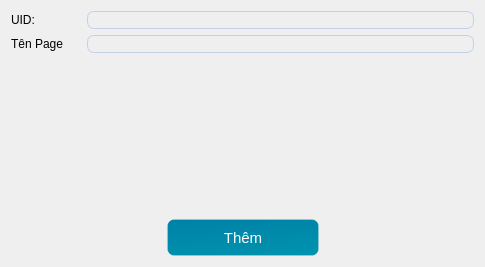
<?xml version="1.0" encoding="UTF-8"?>
<ui version="4.0">
 <class>PageAdd</class>
 <widget class="QWidget" name="PageAdd">
  <property name="geometry">
   <rect>
    <x>0</x>
    <y>0</y>
    <width>485</width>
    <height>267</height>
   </rect>
  </property>
  <property name="windowTitle">
   <string>Thêm Page</string>
  </property>
  <property name="styleSheet">
   <string notr="true">* {
	font: 11pt &quot;Segoe UI&quot;;
}
QTextEdit {
	background-color: transparent;
	border: 1px solid rgba(192, 209, 231, 1);
	border-radius: 7px;
	color: black;
	border-bottom-right-radius: 7px; 
	border-bottom-left-radius: 7px; 
}
QLineEdit {
	background-color: transparent;
	border: 1px solid rgba(192, 209, 231, 1);
	border-radius: 7px;
	color: black;
	border-bottom-right-radius: 7px; 
	border-bottom-left-radius: 7px; 
}
QComboBox {
	background-color: transparent;
	border: 1px solid rgba(192, 209, 231, 1);
	border-radius: 7px;
	color: black;
	border-bottom-right-radius: 7px; 
	border-bottom-left-radius: 7px; 
}
QPushButton{
	 color: rgb(255, 255, 255);
     background-color: rgba(74, 38, 171, 1);
     border: 1px solid rgba(255,255,255,40);
     border-radius:7px;
width: 230;
height: 50;
}
QPushButton:hover{
background-color: rgba(74, 38, 171, 1);
}
QPushButton:pressed{
background-color:rgba(227, 80, 168, 1)
}</string>
  </property>
  <layout class="QVBoxLayout" name="verticalLayout_3">
   <item>
    <layout class="QHBoxLayout" name="horizontalLayout">
     <item>
      <widget class="QLabel" name="label">
       <property name="minimumSize">
        <size>
         <width>70</width>
         <height>0</height>
        </size>
       </property>
       <property name="maximumSize">
        <size>
         <width>150</width>
         <height>16777215</height>
        </size>
       </property>
       <property name="text">
        <string>UID:</string>
       </property>
      </widget>
     </item>
     <item>
      <widget class="QLineEdit" name="uid"/>
     </item>
    </layout>
   </item>
   <item>
    <layout class="QHBoxLayout" name="horizontalLayout_2">
     <item>
      <widget class="QLabel" name="label_2">
       <property name="minimumSize">
        <size>
         <width>70</width>
         <height>0</height>
        </size>
       </property>
       <property name="maximumSize">
        <size>
         <width>150</width>
         <height>16777215</height>
        </size>
       </property>
       <property name="text">
        <string>Tên Page</string>
       </property>
      </widget>
     </item>
     <item>
      <widget class="QLineEdit" name="page_name"/>
     </item>
    </layout>
   </item>
   <item>
    <layout class="QVBoxLayout" name="verticalLayout"/>
   </item>
   <item>
    <layout class="QVBoxLayout" name="verticalLayout_2"/>
   </item>
   <item>
    <spacer name="verticalSpacer">
     <property name="orientation">
      <enum>Qt::Vertical</enum>
     </property>
     <property name="sizeHint" stdset="0">
      <size>
       <width>14</width>
       <height>1</height>
      </size>
     </property>
    </spacer>
   </item>
   <item>
    <widget class="QLabel" name="lb_show_msg">
     <property name="text">
      <string/>
     </property>
    </widget>
   </item>
   <item>
    <layout class="QHBoxLayout" name="horizontalLayout_3">
     <item>
      <spacer name="horizontalSpacer">
       <property name="orientation">
        <enum>Qt::Horizontal</enum>
       </property>
       <property name="sizeHint" stdset="0">
        <size>
         <width>40</width>
         <height>20</height>
        </size>
       </property>
      </spacer>
     </item>
     <item>
      <widget class="QPushButton" name="btn_save">
       <property name="sizePolicy">
        <sizepolicy hsizetype="Minimum" vsizetype="Fixed">
         <horstretch>0</horstretch>
         <verstretch>0</verstretch>
        </sizepolicy>
       </property>
       <property name="minimumSize">
        <size>
         <width>0</width>
         <height>0</height>
        </size>
       </property>
       <property name="maximumSize">
        <size>
         <width>16777215</width>
         <height>16777215</height>
        </size>
       </property>
       <property name="font">
        <font>
         <family>Segoe UI</family>
         <pointsize>11</pointsize>
         <italic>false</italic>
         <bold>false</bold>
        </font>
       </property>
       <property name="layoutDirection">
        <enum>Qt::LeftToRight</enum>
       </property>
       <property name="autoFillBackground">
        <bool>false</bool>
       </property>
       <property name="styleSheet">
        <string notr="true">QPushButton{
	 color: rgb(255, 255, 255);
     background-color: qlineargradient(spread:pad, x1:0 y1:0, x2:1, y2:3, stop:0 #0081A7, stop:1 #00AFB9);
     border: 1px solid rgba(255,255,255,40);
     border-radius:7px;
width: 150;
height: 35;
}
QPushButton:hover{
background-color: #0081A7
}
QPushButton:pressed{
background-color: #00AFB9
}</string>
       </property>
       <property name="text">
        <string>Thêm</string>
       </property>
       <property name="icon">
        <iconset resource="../../icon.qrc">
         <normaloff>:/new/views/icon/new/plus.svg</normaloff>:/new/views/icon/new/plus.svg</iconset>
       </property>
       <property name="iconSize">
        <size>
         <width>30</width>
         <height>30</height>
        </size>
       </property>
      </widget>
     </item>
     <item>
      <spacer name="horizontalSpacer_2">
       <property name="orientation">
        <enum>Qt::Horizontal</enum>
       </property>
       <property name="sizeHint" stdset="0">
        <size>
         <width>40</width>
         <height>20</height>
        </size>
       </property>
      </spacer>
     </item>
    </layout>
   </item>
  </layout>
 </widget>
 <resources>
  <include location="../../icon.qrc"/>
 </resources>
 <connections/>
</ui>
